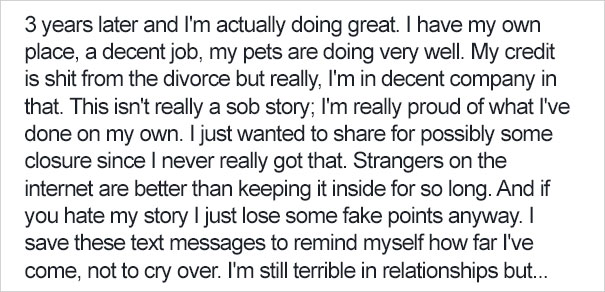
#> input picture deeppixel/Text_Recognition/Input/OCR2.jpg, 605 x 292 px
$ python text_recog.py --image Input/OCR2.jpg
#> lines starting #> are read from the running program, lines starting #| are printed output that depends on the picture; after the words box and inside, x2 and y2 are one past the last pixel; in counts of white or black regions, pixels touching at a corner belong together
# Step1 : Import required libraries
from PIL import Image
import pytesseract
import numpy as np
import argparse
import cv2, os

# Step 2: Parse the argument
parser = argparse.ArgumentParser()
parser.add_argument("-i", "--image", required = True)
parser.add_argument("-p", "--preprocess", type = str, default = "thresh")
args = vars(parser.parse_args())

# Step 3: Load the  image and convert it to grayscale
image = cv2.imread(args["image"])
#> image is the input picture: shape (292, 605, 3); mean B, G, R 223.6, 222.7, 222.3
gray = cv2.cvtColor(image, cv2.COLOR_BGR2GRAY)

# Step 4: Check preprocess to apply thresholding on the image
if args["preprocess"] == "thresh":
	gray = cv2.threshold(gray, 0, 255,
		cv2.THRESH_BINARY | cv2.THRESH_OTSU)[1]
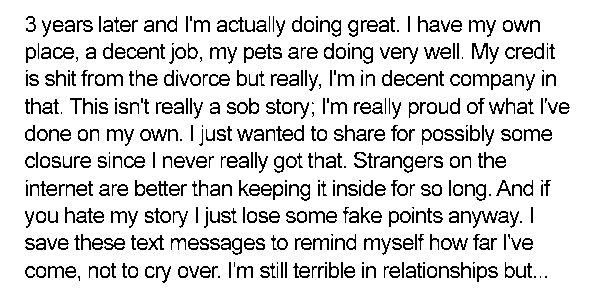
#> gray: shape (292, 605); 85.8% white; black in thin lines or dots, all inside (x1, y1, x2, y2) = (25, 16, 570, 283)

elif args["preprocess"] == "blur":
	gray = cv2.medianBlur(gray, 3)

# Step 5: Write the grayscale image to disk as a temporary file
filename = "{}.png".format(os.getpid())
cv2.imwrite(filename, gray)

# Step 6: Load the image as a PIL/Pillow image and apply OCR
#> (the run stopped early here; a loop or call above may not have finished)
